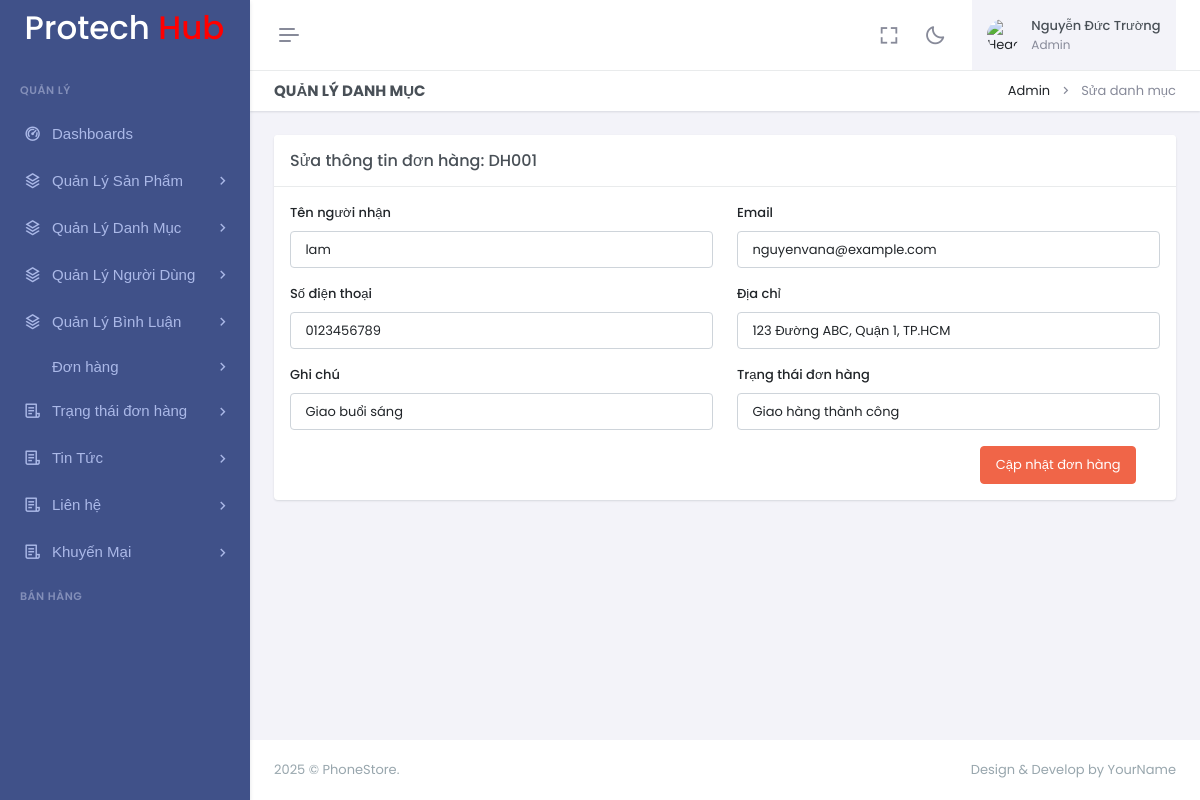
/admin/index.php?act=form-sua-don-hang&id_don_hang=12 (signed in), run on the app's committed database.
### tables this page shows
CREATE TABLE `don_hangs` (
  `id` int NOT NULL,
  `ma_don_hang` varchar(50) NOT NULL,
  `nguoi_dung_id` int DEFAULT NULL,
  `ten_nguoi_nhan` varchar(255) NOT NULL,
  `sdt_nguoi_nhan` varchar(15) NOT NULL,
  `email_nguoi_nhan` varchar(255) NOT NULL,
  `dia_chi_nguoi_nhan` text NOT NULL,
  `ghi_chu` text,
  `tong_tien` decimal(10,2) NOT NULL,
  `trang_thai_don_hang_id` int DEFAULT NULL,
  `phuong_thuc_thanh_toan_id` int DEFAULT NULL,
  `trang_thai_thanh_toan_id` int DEFAULT NULL,
  `ngay_dat` timestamp NOT NULL DEFAULT CURRENT_TIMESTAMP
);

CREATE TABLE `trang_thai_don_hangs` (
  `id` int NOT NULL,
  `ten_trang_thai` varchar(50) NOT NULL
);

### commons/function.php (called while the page is built)
<?php
function connectDB() {
    $host = DB_HOST;
    $port = DB_PORT;
    $dbname = DB_NAME;
    try {
        $conn = new PDO("mysql:host=$host;port=$port;dbname=$dbname", DB_USERNAME, DB_PASSWORD);
        $conn->setAttribute(PDO::ATTR_ERRMODE, PDO::ERRMODE_EXCEPTION);
        $conn->setAttribute(PDO::ATTR_DEFAULT_FETCH_MODE, PDO::FETCH_ASSOC);
        return $conn;
    } catch (PDOException $e) {
        echo ("Connection failed: " . $e->getMessage());
    }
}

### admin/models/DonHang.php (called while the page is built, shortened)
<?php
class DonHang
{
    private $conn;
    public function __construct()
    {
        $this->conn = connectDB();
    }
    public function getAllTrangThaiDonHang()
    {
        $sql = 'SELECT * FROM trang_thai_don_hangs';
        $stmt = $this->conn->prepare($sql);
        $stmt->execute();
        return $stmt->fetchAll();
    }
    public function getDetailDonHang($id)
    {
        $sql = 'SELECT don_hangs.*,
                       trang_thai_don_hangs.ten_trang_thai,
                       nguoi_dungs.ho_va_ten,
                       nguoi_dungs.email,
                       nguoi_dungs.sdt,
                       phuong_thuc_thanh_toan.ten_phuong_thuc,
                       trang_thai_thanh_toan.ten_thanh_toan
                FROM don_hangs
                INNER JOIN trang_thai_don_hangs ON don_hangs.trang_thai_don_hang_id = trang_thai_don_hangs.id
                INNER JOIN nguoi_dungs ON don_hangs.nguoi_dung_id = nguoi_dungs.id
                INNER JOIN phuong_thuc_thanh_toan ON don_hangs.phuong_thuc_thanh_toan_id = phuong_thuc_thanh_toan.id
                INNER JOIN trang_thai_thanh_toan ON don_hangs.trang_thai_thanh_toan_id = trang_thai_thanh_toan.id
                WHERE don_hangs.id = :id';
        $stmt = $this->conn->prepare($sql);
        $stmt->execute([':id' => $id]);
        $result = $stmt->fetch();
        return $result;
    }
}

### admin/views/donhang/editDonHang.php (the view, shortened to what this page needs)
<!doctype html>
<html lang="en" data-layout="vertical" data-topbar="light" data-sidebar="dark" data-sidebar-size="lg"
    data-sidebar-image="none" data-preloader="disable" data-theme="default" data-theme-colors="default">
<head>
    <?php
    require_once "views/layouts/libs_css.php";
    ?>
</head>
<body>
    <div id="layout-wrapper">
        <?php
        require_once "views/layouts/header.php";
        require_once "views/layouts/siderbar.php";
        ?>
        <div class="main-content">
            <div class="page-content">
                <div class="container-fluid">
                    <div class="row">
                        <div class="col-12">
                            <div
                                class="page-title-box d-sm-flex align-items-center justify-content-between bg-galaxy-transparent">
                                <h4 class="mb-sm-0">Quản lý danh mục</h4>
                                <div class="page-title-right">
                                    <ol class="breadcrumb m-0">
                                        <li class="breadcrumb-item"><a href="javascript: void(0);">Admin</a></li>
                                        <li class="breadcrumb-item active">Sửa danh mục</li>
                                    </ol>
                                </div>
                            </div>
                        </div>
                    </div>
                    <div class="row">
                        <div class="col">
                            <div class="h-100">
                                <div class="card">
                                    <div class="card-header align-items-center d-flex">
                                        <h4 class="card-title mb-0 flex-grow-1">Sửa thông tin đơn hàng: <?= $donHang['ma_don_hang'] ?></h4>
                                    </div>
                                    <div class="card-body">
                                        <div class="live-preview">
                                            <form action="?act=sua-don-hang&id_don_hang=<?php echo $donHang['id']; ?>"
                                                method="POST">
                                                <div class="row">
                                                    <div class="col-md-6">
                                                        <div class="mb-3">
                                                            <label for="ten_nguoi_nhan" class="form-label">Tên người nhận</label>
                                                            <input type="text" class="form-control" id="ten_nguoi_nhan"
                                                                name="ten_nguoi_nhan"
                                                                value="<?php echo $donHang['ten_nguoi_nhan']; ?>">
                                                        </div>
                                                    </div>
                                                    <div class="col-md-6">
                                                        <div class="mb-3">
                                                            <label for="email_nguoi_nhan" class="form-label">Email</label>
                                                            <input type="text" class="form-control" id="email_nguoi_nhan"
                                                                name="email_nguoi_nhan"
                                                                value="<?php echo $donHang['email_nguoi_nhan']; ?>">
                                                        </div>
                                                    </div>
                                                    <div class="col-md-6">
                                                        <div class="mb-3">
                                                            <label for="sdt_nguoi_nhan" class="form-label">Số điện thoại</label>
                                                            <input type="text" class="form-control" id="sdt_nguoi_nhan"
                                                                name="sdt_nguoi_nhan"
                                                                value="<?php echo $donHang['sdt_nguoi_nhan']; ?>">
                                                        </div>
                                                    </div>
                                                    <div class="col-md-6">
                                                        <div class="mb-3">
                                                            <label for="dia_chi_nguoi_nhan" class="form-label">Địa chỉ</label>
                                                            <input type="text" class="form-control" id="dia_chi_nguoi_nhan"
                                                                name="dia_chi_nguoi_nhan"
                                                                value="<?php echo $donHang['dia_chi_nguoi_nhan']; ?>">
                                                        </div>
                                                    </div>
                                                    <div class="col-md-6">
                                                        <div class="mb-3">
                                                            <label for="ghi_chu" class="form-label">Ghi chú</label>
                                                            <input type="text" class="form-control" id="ghi_chu"
                                                                name="ghi_chu"
                                                                value="<?php echo $donHang['ghi_chu']; ?>">
                                                        </div>
                                                    </div>
                                                    <div class="col-md-6">
                                                        <div class="mb-3">
                                                            <label for="inputStatus" class="form-label">Trạng thái đơn hàng</label>
                                                            <select name="trang_thai_don_hang_id" id="inputStatus" class="form-control custom-select">
                                                                <?php foreach ($listTrangThaiDonHang as $trangThai) : ?>
                                                                    <option
                                                                        <?php
                                                                        if ($donHang['trang_thai_don_hang_id']  > $trangThai['id']
                                                                         || $donHang['trang_thai_don_hang_id'] == 5
                                                                         || $donHang['trang_thai_don_hang_id'] == 6
                                                                         || $donHang['trang_thai_don_hang_id'] == 7
                                                                         ) {
                                                                            echo 'disabled';
                                                                        }
                                                                        ?>
                                                                        <?= $trangThai['id']  == $donHang['trang_thai_don_hang_id'] ? 'selected' : '' ?>
                                                                        value="<?= $trangThai['id'] ?>">
                                                                        <?= $trangThai['ten_trang_thai'] ?>
                                                                    </option>
                                                                <?php endforeach; ?>
                                                            </select>
                                                        </div>
                                                    </div>
                                                    <div class="row">
                                                        <div class="col-lg-12">
                                                            <div class="text-end">
                                                                <button type="submit" class="btn btn-danger">Cập nhật
                                                                    đơn hàng
                                                                </button>
                                                            </div>
                                                        </div>
                                                    </div>
                                            </form>
                                        </div>
                                    </div>
                                </div>
                            </div>
                        </div>
                    </div>
                </div>
            </div>
        </div>
        <footer class="footer">
            <div class="container-fluid">
                <div class="row">
                    <div class="col-sm-6">
                         © PhoneStore.
                    </div>
                    <div class="col-sm-6">
                        <div class="text-sm-end d-none d-sm-block">
                            Design & Develop by YourName
                        </div>
                    </div>
                </div>
            </div>
        </footer>
    </div>
</body>
</html>

### data on the page
don_hangs: ma_don_hang "DH001", ten_nguoi_nhan "lam", email_nguoi_nhan "nguyenvana@example.com", sdt_nguoi_nhan "0123456789", dia_chi_nguoi_nhan "123 Đường ABC, Quận 1, TP.HCM", ghi_chu "Giao buổi sáng", trang_thai_don_hang_id "Giao hàng thành công"

### other printed values
$_SESSION['user'] "Nguyễn Đức Trường"
